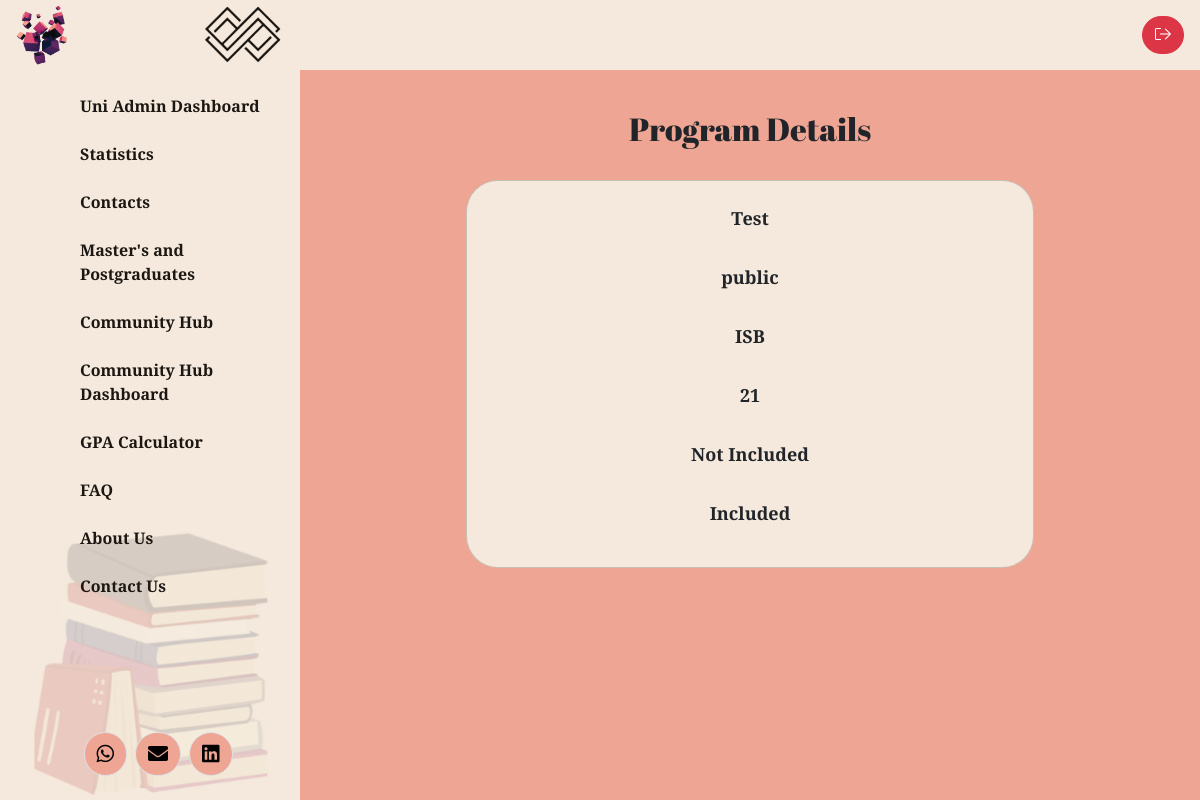
The app's page /program-details.php?programID=5 (signed in) with its own data.
### tables this page shows
CREATE TABLE `programs` (
  `ID` int NOT NULL,
  `Name` varchar(255) NOT NULL,
  `State` varchar(255) NOT NULL,
  `Degree` varchar(255) NOT NULL,
  `Registration_Date` date NOT NULL,
  `Registration_Link` varchar(255) NOT NULL,
  `createdAt` timestamp NULL DEFAULT CURRENT_TIMESTAMP,
  `Location` varchar(255) DEFAULT NULL,
  `Rank` int DEFAULT NULL,
  `Scholarships` varchar(255) DEFAULT 'Included',
  `Career_Services` varchar(255) DEFAULT 'Included'
);

### program-details.php (the view, shortened to what this page needs)
<?php
require 'db_conn.php';
?>
<!DOCTYPE html>
<html lang="en">
    <head>
        <link rel="stylesheet" href="./assets/dist/css/bootstrap.min.css">
        <link rel="stylesheet" href="./assets/dist/fontawesome/css/all.css">
        <link rel="stylesheet" href="./assets/dist/css/style.css">
    </head>
    <body cz-shortcut-listen="true">
        <?php include 'header.php'; ?>
        <div class="container-fluid">
            <div class="row">
                <?php include "navbar.php"; ?>
                <main class="col-md-8 ms-sm-auto col-lg-9 px-md-4 py-4">
                    <div
                        class="d-flex justify-content-center flex-wrap flex-md-nowrap align-items-center pt-3 pb-2 mb-3">
                        <h2 class="h2 page-title">Program Details</h2>
                    </div>
                    <div class="row">
                        <div class="col-8 px-sm-2 px-1 mx-auto">
                            <?php
                            if (isset($_GET['programID'])) {
                                $programID = $_GET['programID'];
                                $sql = "SELECT * FROM programs WHERE ID=$programID";
                                $result = mysqli_query($conn, $sql);
                                if (mysqli_num_rows($result) > 0) {
                                    $row = mysqli_fetch_assoc($result);
                                    $universityName = $row['Name'];
                                    $typeOfUniversity = $row['State'];
                                    $location = $row['Location'];
                                    $rank = $row['Rank'];
                                    $scholarships = $row['Scholarships'];
                                    $careerServices = $row['Career_Services'];
                                    echo '<div class="card rounded-5 bg-peach cap">';
                                    echo '<div class="card-body p-sm-3 p-1">';
                                    echo '<p class="mb-3 p-2 rounded-5 text-center comp-value">' . $universityName . '</p>';
                                    echo '<p class="mb-3 p-2 rounded-5 text-center comp-value">' . $typeOfUniversity . '</p>';
                                    echo '<p class="mb-3 p-2 rounded-5 text-center comp-value">' . $location . '</p>';
                                    echo '<p class="mb-3 p-2 rounded-5 text-center comp-value">' . $rank . '</p>';
                                    echo '<p class="mb-3 p-2 rounded-5 text-center comp-value">' . $scholarships . '</p>';
                                    echo '<p class="mb-3 p-2 rounded-5 text-center comp-value">' . $careerServices . '</p>';
                                    echo '</div>';
                                    echo '</div>';
                                } else {
                                    echo '<p>No program found with the specified ID.</p>';
                                }
                            } else {
                                echo '<p>programID parameter not set.</p>';
                            }
                            ?>
                        </div>
                    </div>
                </main>
            </div>
        </div>
    </body>
</html>

### records on screen
programs: Name "Test", State "public", Location "ISB", Rank "21", Scholarships "Not Included", Career_Services "Included"
